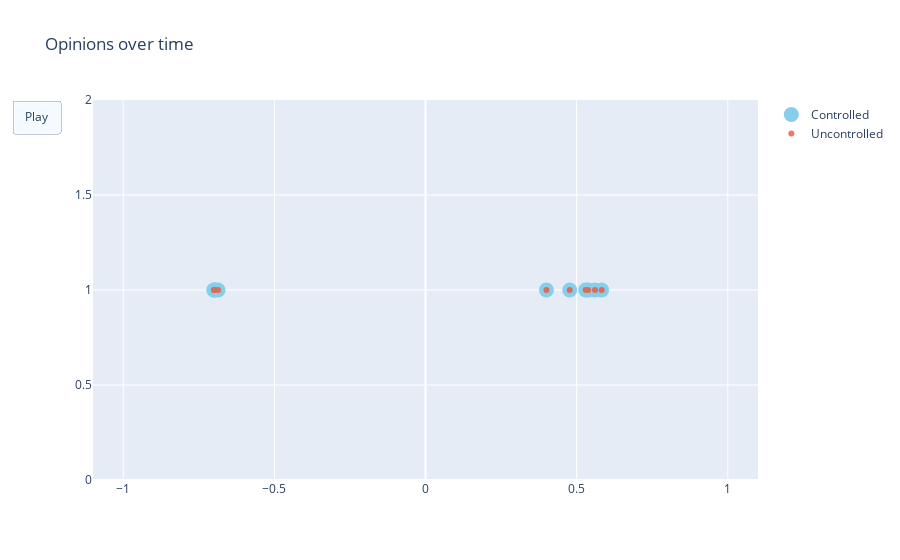

The notebook cell this image was saved under:
### Code cell
fig = go.Figure(
    data=[go.Scatter(x=c_xs[:, 0].flatten(), y=np.ones(eq.var_dim-1),
                         mode='markers',
                         name="Controlled", marker=dict(color='SkyBlue', size=15)),
         go.Scatter(x=uc_xs[:, 0].flatten(), y=np.ones(eq.var_dim-1),
                         mode='markers',
                         name="Uncontrolled", opacity=0.8)],
    layout=go.Layout(
        xaxis=dict(range=[-1.1, 1.1], autorange=False),
        yaxis=dict(range=[0, 2], autorange=False),
        title="Opinions over time",
        updatemenus=[dict(
            type="buttons",
            buttons=[dict(label="Play",
                          method="animate",
                          args=[None, {"frame": {"duration": 25, 
                                                                        "redraw": False},
                                                              "fromcurrent": True, 
                                                              "transition": {"duration": 0.1}}])])]
    ),
    frames=[go.Frame(data=[go.Scatter(x=c_xs[:, i].flatten(), y=np.ones(eq.var_dim-1),
                         mode='markers',
                         name="Controlled", marker=dict(color='SkyBlue', size=15)),
                          go.Scatter(x=uc_xs[:, i].flatten(), y=np.ones(eq.var_dim-1),
                         mode='markers',
                         name="Uncontrolled", opacity=0.8)]) for i in range(c_xs.shape[1])]
)
fig.update_layout(transition = {'duration': 0.1})
fig.show()

### Figure 1 — Plotly figure (JSON) as saved in the notebook; plotly's stock layout.template omitted (floating-point values rounded to 4 significant figures)
{"data": [{"marker": {"color": "SkyBlue", "size": 15}, "mode": "markers", "name": "Controlled", "type": "scatter", "x": [-0.6957, -0.7, -0.6861, -0.7, 0.538, 0.583, 0.4, 0.5607, 0.477, 0.5301], "y": [1, 1, 1, 1, 1, 1, 1, 1, 1, 1]}, {"mode": "markers", "name": "Uncontrolled", "opacity": 0.8, "type": "scatter", "x": [-0.6957, -0.7, -0.6861, -0.7, 0.538, 0.583, 0.4, 0.5607, 0.477, 0.5301], "y": [1, 1, 1, 1, 1, 1, 1, 1, 1, 1]}], "layout": {"title": {"text": "Opinions over time"}, "transition": {"duration": 0.1}, "updatemenus": [{"buttons": [{"args": [null, {"frame": {"duration": 25, "redraw": false}, "fromcurrent": true, "transition": {"duration": 0.1}}], "label": "Play", "method": "animate"}], "type": "buttons"}], "xaxis": {"autorange": false, "range": [-1.1, 1.1]}, "yaxis": {"autorange": false, "range": [0, 2]}}}
